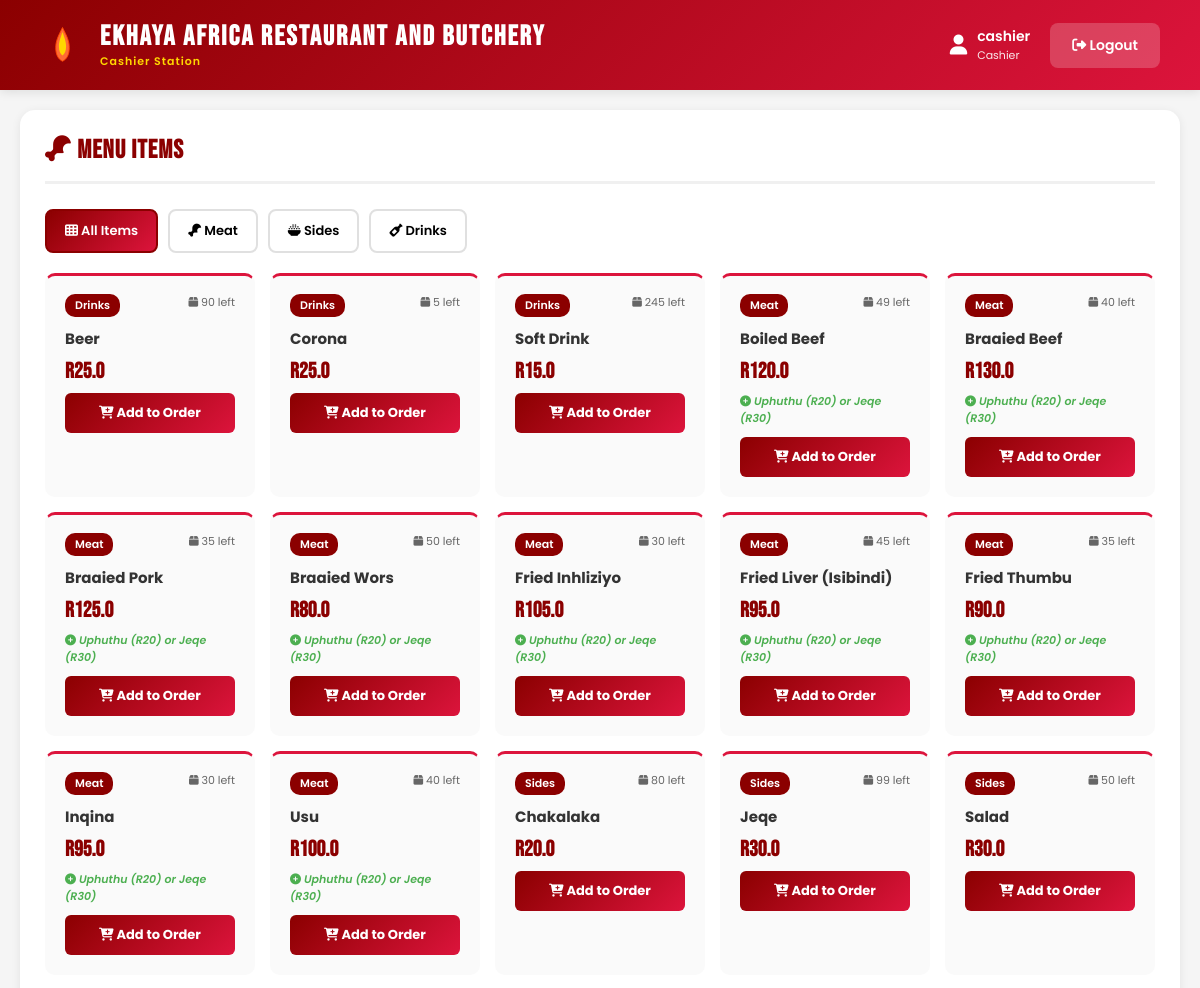
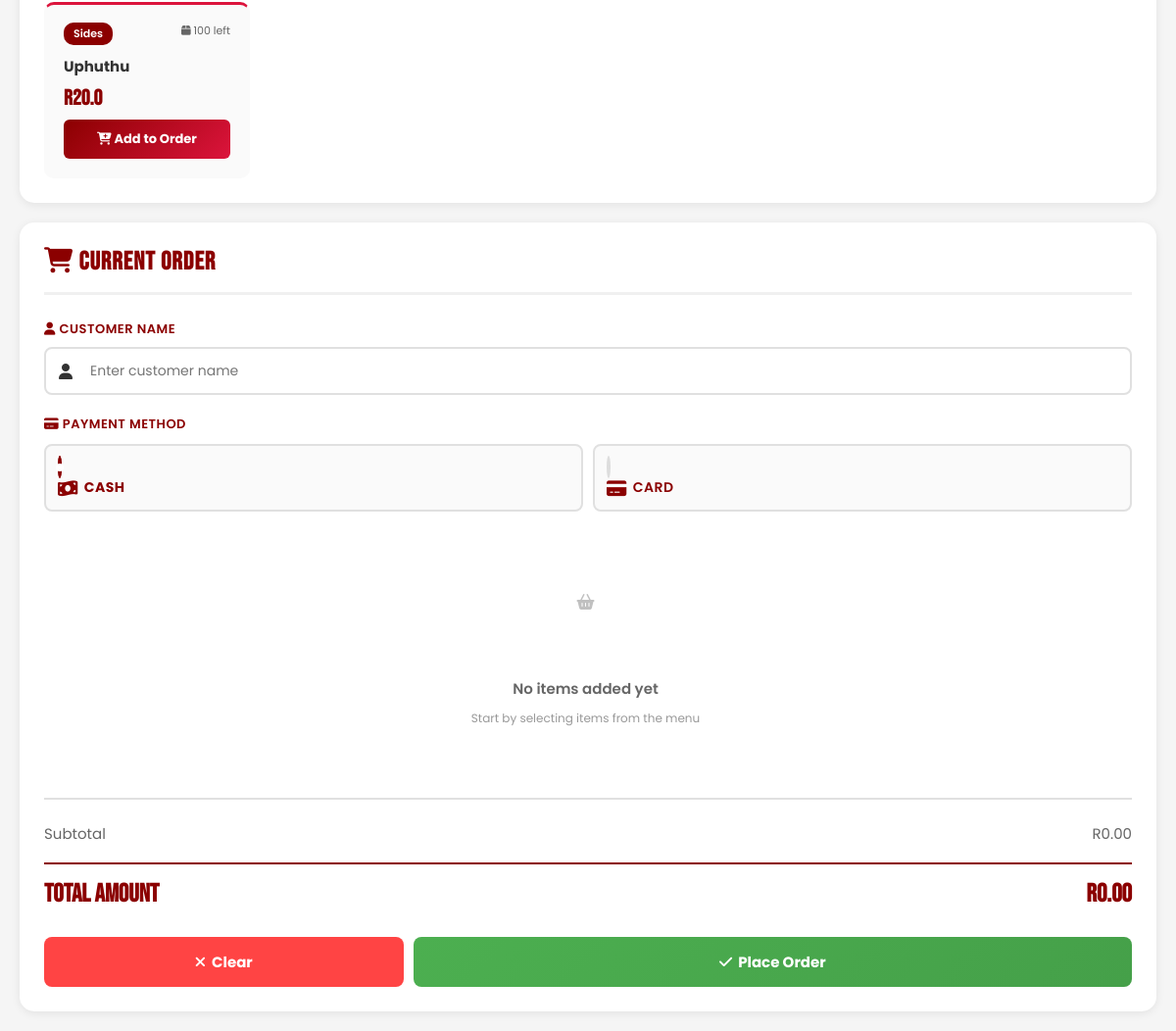
The app's page /dashboard (signed in) with its own data (2 pictures, top to bottom).
### tables this page shows
CREATE TABLE menu_items (
            id INTEGER PRIMARY KEY AUTOINCREMENT,
            name TEXT NOT NULL,
            price REAL NOT NULL,
            category TEXT NOT NULL,
            stock INTEGER NOT NULL,
            requires_side INTEGER DEFAULT 0,
            created_at TIMESTAMP DEFAULT CURRENT_TIMESTAMP
        );

### app.py (the view)
@app.route('/dashboard')
def dashboard():
    if 'username' not in session:
        return redirect(url_for('index'))
    role = session.get('role')
    if role == 'cashier':
        menu_items = get_menu_items()
        return render_template('cashier.html', menu_items=menu_items)
    elif role == 'kitchen':
        return render_template('kitchen.html')
    elif role == 'admin':
        return render_template('admin.html')
    elif role == 'puncher':
        return render_template('puncher.html')
    return redirect(url_for('index'))

### app.py (called while the page is built)
def get_db_connection():
    conn = sqlite3.connect(DATABASE)
    conn.row_factory = sqlite3.Row
    return conn

def get_menu_items():
    conn = get_db_connection()
    items = conn.execute('SELECT * FROM menu_items ORDER BY category, name').fetchall()
    conn.close()
    return [dict(item) for item in items]

### templates/cashier.html (shortened to what this page needs)
<!DOCTYPE html>
<html lang="en">
<head>
    <link rel="stylesheet" href="https://cdnjs.cloudflare.com/ajax/libs/font-awesome/6.4.0/css/all.min.css">
    <link rel="stylesheet" href="{{ url_for('static', filename='cashier.css') }}">
</head>
<body>
    <div class="header">
        <div class="header-content">
            <div class="brand">
                <div>
                    <h1>EKHAYA AFRICA RESTAURANT AND BUTCHERY</h1>
                    <span class="role-badge">Cashier Station</span>
                </div>
            </div>
            <div class="user-info">
                <div class="user-details">
                    <i class="fas fa-user user-icon"></i>
                    <div>
                        <div class="user-name">{{ session.username }}</div>
                        <div class="user-role">Cashier</div>
                    </div>
                </div>
                <a href="{{ url_for('logout') }}" class="logout-btn">
                    <i class="fas fa-sign-out-alt"></i> Logout
                </a>
            </div>
        </div>
    </div>
    <div class="container">
        <div class="menu-section">
            <div class="section-header">
                <h2><i class="fas fa-drumstick-bite"></i> Menu Items</h2>
            </div>
            <div class="category-filter">
                <button class="filter-btn active" data-category="all">
                    <i class="fas fa-th"></i> All Items
                </button>
                <button class="filter-btn" data-category="Meat">
                    <i class="fas fa-drumstick-bite"></i> Meat
                </button>
                <button class="filter-btn" data-category="Sides">
                    <i class="fas fa-bowl-rice"></i> Sides
                </button>
                <button class="filter-btn" data-category="Drinks">
                    <i class="fas fa-wine-bottle"></i> Drinks
                </button>
            </div>
            <div class="menu-grid" id="menuGrid">
                {% for item in menu_items %}
                <div class="menu-item" data-category="{{ item.category }}" data-id="{{ item.id }}" data-name="{{ item.name }}" data-price="{{ item.price }}" data-requires-side="{{ item.requires_side }}" data-stock="{{ item.stock }}">
                    <div class="item-header">
                        <span class="item-category">{{ item.category }}</span>
                        <span class="item-stock {% if item.stock <= 10 %}low-stock{% endif %}">
                            <i class="fas fa-box"></i> {{ item.stock }} left
                        </span>
                    </div>
                    <div class="item-name">{{ item.name }}</div>
                    <div class="item-price">R{{ item.price }}</div>
                    {% if item.requires_side %}
                    <div class="item-note">
                        <i class="fas fa-plus-circle"></i> Uphuthu (R20) or Jeqe (R30)
                    </div>
                    {% endif %}
                    <button class="add-btn" onclick="handleAddToOrder({{ item.id }}, '{{ item.name }}', {{ item.price }}, {{ item.requires_side }}, {{ item.stock }})" {% if item.stock == 0 %}disabled{% endif %}>
                        <i class="fas fa-cart-plus"></i> {% if item.stock == 0 %}Out of Stock{% else %}Add to Order{% endif %}
                    </button>
                </div>
                {% endfor %}
            </div>
        </div>
        <div class="order-section">
            <div class="section-header">
                <h2><i class="fas fa-shopping-cart"></i> Current Order</h2>
            </div>
            <div class="customer-info">
                <label for="customerName">
                    <i class="fas fa-user"></i> Customer Name
                </label>
                <div class="input-wrapper">
                    <i class="fas fa-user input-icon"></i>
                    <input type="text" id="customerName" placeholder="Enter customer name" required>
                </div>
            </div>
            <div class="payment-method">
                <label><i class="fas fa-credit-card"></i> Payment Method</label>
                <div class="payment-options">
                    <label class="radio-option">
                        <span class="radio-custom"></span>
                        <span class="radio-label">
                            <i class="fas fa-money-bill-wave payment-icon"></i>
                            Cash
                        </span>
                    </label>
                    <label class="radio-option">
                        <span class="radio-custom"></span>
                        <span class="radio-label">
                            <i class="fas fa-credit-card payment-icon"></i>
                            Card
                        </span>
                    </label>
                </div>
            </div>
            <div class="order-items" id="orderItems">
                <div class="empty-order">
                    <i class="fas fa-shopping-basket empty-icon"></i>
                    <p>No items added yet</p>
                    <span>Start by selecting items from the menu</span>
                </div>
            </div>
            <div class="order-summary">
                <div class="summary-row">
                    <span>Subtotal</span>
                    <span id="subtotal">R0.00</span>
                </div>
                <div class="summary-row total">
                    <span>Total Amount</span>
                    <span id="total">R0.00</span>
                </div>
            </div>
            <div class="order-actions">
                <button class="clear-btn" onclick="clearOrder()">
                    <i class="fas fa-times"></i> Clear
                </button>
                <button class="place-order-btn" onclick="placeOrder()">
                    <i class="fas fa-check"></i> Place Order
                </button>
            </div>
        </div>
    </div>
</body>
</html>

### records on screen
menu_items: category "Drinks", stock "90", name "Beer", price "25.0", shows "Add to Order"
menu_items: category "Drinks", stock "5", name "Corona", price "25.0", shows "Add to Order"
menu_items: category "Drinks", stock "245", name "Soft Drink", price "15.0", shows "Add to Order"
menu_items: category "Meat", stock "49", name "Boiled Beef", price "120.0", requires_side 1 (drawn), shows "Add to Order"
menu_items: category "Meat", stock "40", name "Braaied Beef", price "130.0", requires_side 1 (drawn), shows "Add to Order"
menu_items: category "Meat", stock "35", name "Braaied Pork", price "125.0", requires_side 1 (drawn), shows "Add to Order"
menu_items: category "Meat", stock "50", name "Braaied Wors", price "80.0", requires_side 1 (drawn), shows "Add to Order"
menu_items: category "Meat", stock "30", name "Fried Inhliziyo", price "105.0", requires_side 1 (drawn), shows "Add to Order"
menu_items: category "Meat", stock "45", name "Fried Liver (Isibindi)", price "95.0", requires_side 1 (drawn), shows "Add to Order"
menu_items: category "Meat", stock "35", name "Fried Thumbu", price "90.0", requires_side 1 (drawn), shows "Add to Order"
menu_items: category "Meat", stock "30", name "Inqina", price "95.0", requires_side 1 (drawn), shows "Add to Order"
menu_items: category "Meat", stock "40", name "Usu", price "100.0", requires_side 1 (drawn), shows "Add to Order"
menu_items: category "Sides", stock "80", name "Chakalaka", price "20.0", shows "Add to Order"
menu_items: category "Sides", stock "99", name "Jeqe", price "30.0", shows "Add to Order"
menu_items: category "Sides", stock "50", name "Salad", price "30.0", shows "Add to Order"
menu_items: category "Sides", stock "100", name "Uphuthu", price "20.0", shows "Add to Order"

### other values on screen
{{ session.username }} "cashier"
